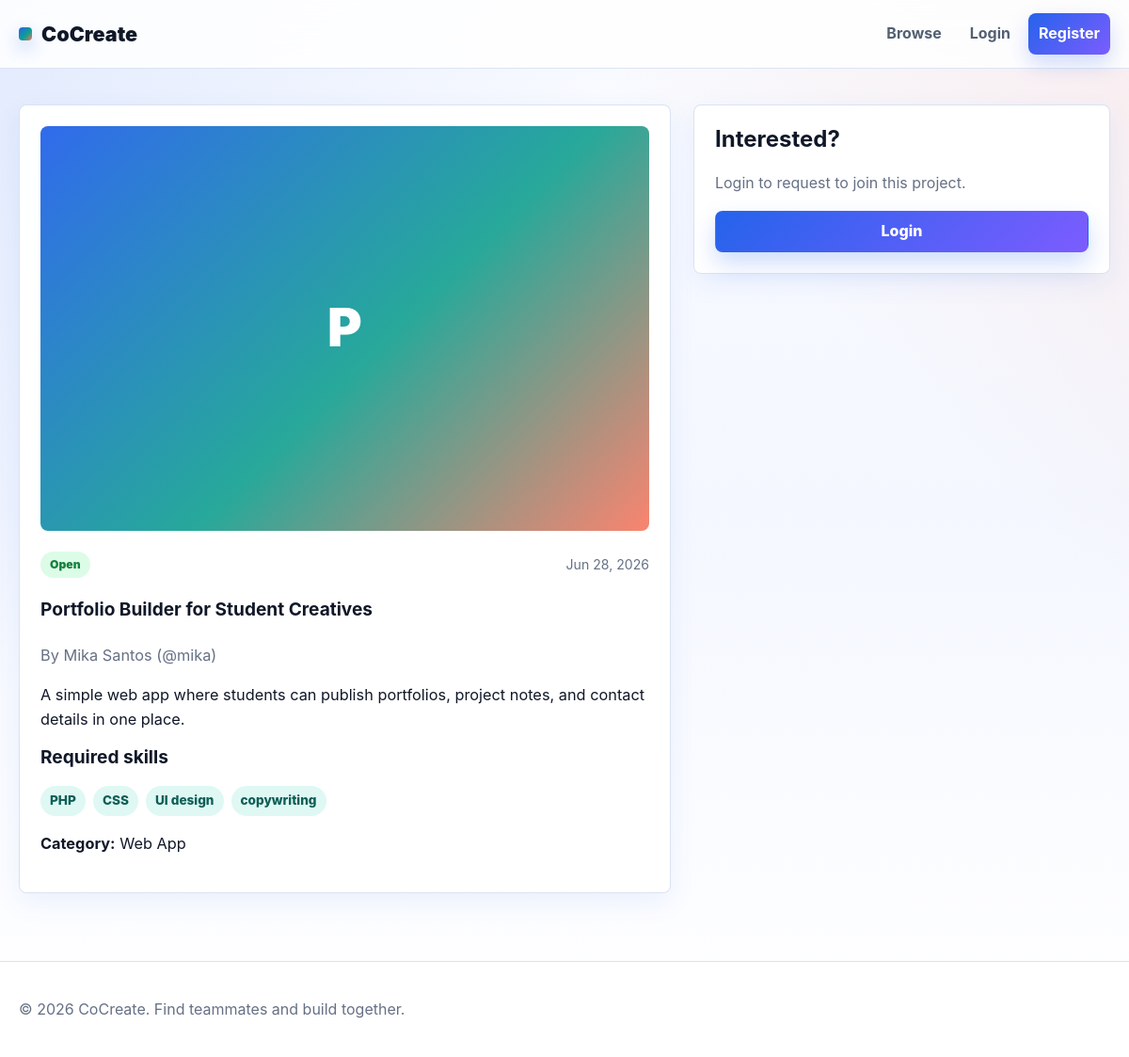
The page /pages/project.php?id=1 on the database its author committed.
### tables this page shows
CREATE TABLE projects (
  project_id INT UNSIGNED AUTO_INCREMENT PRIMARY KEY,
  user_id INT UNSIGNED NOT NULL,
  project_title VARCHAR(180) NOT NULL,
  description TEXT NOT NULL,
  required_skills TEXT NOT NULL,
  category VARCHAR(120) NOT NULL,
  project_status ENUM('open', 'in_progress', 'completed') NOT NULL DEFAULT 'open',
  project_image VARCHAR(255) DEFAULT NULL,
  created_at TIMESTAMP NOT NULL DEFAULT CURRENT_TIMESTAMP,
  CONSTRAINT fk_projects_user
    FOREIGN KEY (user_id) REFERENCES users(user_id)
    ON DELETE CASCADE ON UPDATE CASCADE
);

CREATE TABLE users (
  user_id INT UNSIGNED AUTO_INCREMENT PRIMARY KEY,
  firstname VARCHAR(80) NOT NULL,
  lastname VARCHAR(80) NOT NULL,
  username VARCHAR(80) NOT NULL UNIQUE,
  email VARCHAR(160) NOT NULL UNIQUE,
  password_hash VARCHAR(255) NOT NULL,
  profile_picture VARCHAR(255) DEFAULT NULL,
  skills TEXT DEFAULT NULL,
  interests TEXT DEFAULT NULL,
  bio TEXT DEFAULT NULL,
  role ENUM('user', 'admin') NOT NULL DEFAULT 'user',
  status ENUM('active', 'disabled') NOT NULL DEFAULT 'active',
  created_at TIMESTAMP NOT NULL DEFAULT CURRENT_TIMESTAMP
);

### includes/session.php (called while the page is built, shortened)
<?php
function is_logged_in(): bool
{
    return isset($_SESSION['user_id']);
}
function e($value): string
{
    return htmlspecialchars((string)($value ?? ''), ENT_QUOTES, 'UTF-8');
}
function status_label(string $status): string
{
    return ucwords(str_replace('_', ' ', $status));
}

### pages/project.php (the view, shortened to what this page needs)
<?php
require_once __DIR__ . '/../includes/session.php';
require_once __DIR__ . '/../includes/db.php';
$id = (int)($_GET['id'] ?? 0);
$stmt = $pdo->prepare('SELECT p.*, u.username, u.firstname, u.lastname, u.skills AS owner_skills FROM projects p JOIN users u ON u.user_id = p.user_id WHERE p.project_id = ?');
$stmt->execute([$id]);
$project = $stmt->fetch();
    ?>
<?php
$existingRequest = null;
require_once __DIR__ . '/../includes/header.php';
?>
<article class="detail-layout">
  <section class="card detail-card">
    <?php if (!empty($project['project_image'])): ?>
      <img class="detail-image" src="../<?= e($project['project_image']) ?>" alt="<?= e($project['project_title']) ?>">
    <?php else: ?>
      <div class="detail-image detail-image-placeholder"><?= e(substr($project['project_title'], 0, 1)) ?></div>
    <?php endif; ?>
    <div class="card-meta">
      <span class="status status-<?= e($project['project_status']) ?>"><?= e(status_label($project['project_status'])) ?></span>
      <span><?= e(date('M j, Y', strtotime($project['created_at']))) ?></span>
    </div>
    <h1><?= e($project['project_title']) ?></h1>
    <p class="muted">By <?= e($project['firstname'] . ' ' . $project['lastname']) ?> (@<?= e($project['username']) ?>)</p>
    <p><?= nl2br(e($project['description'])) ?></p>
    <h3>Required skills</h3>
    <div class="tag-row">
      <?php foreach (array_filter(array_map('trim', explode(',', $project['required_skills']))) as $skill): ?>
        <span class="tag"><?= e($skill) ?></span>
      <?php endforeach; ?>
    </div>
    <p><strong>Category:</strong> <?= e($project['category']) ?></p>
  </section>
  <aside class="card action-card">
    <?php if (!is_logged_in()): ?>
      <h2>Interested?</h2>
      <p class="muted">Login to request to join this project.</p>
      <a class="btn btn-primary full" href="login.php">Login</a>
    <?php elseif ($existingRequest): ?>
      <h2>Request sent</h2>
      <p>Status: <span class="status status-<?= e($existingRequest['request_status']) ?>"><?= e(status_label($existingRequest['request_status'])) ?></span></p>
    <?php endif; ?>
  </aside>
</article>
<?php
require_once __DIR__ . '/../includes/footer.php';
?>

### assets/css/styles.css (style rules this page uses)
:root { --bg: #f4f7ff; --bg-warm: #fff7f1; --surface: #ffffff; --surface-soft: #f8fbff; --ink: #101828; --muted: #667085; --line: #d9e2f2; --primary: #2563eb; --primary-dark: #1e40af; --secondary: #0f9f8f; --secondary-dark: #0f766e; --coral: #f9735b; --lavender: #7c5cff; --danger: #dc2626; --warning: #b45309; --success: #15803d; --shadow: 0 18px 48px rgba(16, 24, 40, 0.1); --shadow-soft: 0 10px 28px rgba(37, 99, 235, 0.08); --radius: 8px; }
* { box-sizing: border-box; }
body { margin: 0; min-height: 100vh; color: var(--ink); background: linear-gradient(135deg, rgba(37, 99, 235, 0.11), transparent 32%), linear-gradient(225deg, rgba(249, 115, 91, 0.1), transparent 28%), linear-gradient(180deg, #f9fbff 0%, var(--bg) 48%, #ffffff 100%); font-family: Inter, ui-sans-serif, system-ui, -apple-system, BlinkMacSystemFont, "Segoe UI", sans-serif; line-height: 1.6; }
a { color: var(--primary); text-decoration: none; }
.muted { color: var(--muted); }
.card, .stat, .empty-state, .filter-bar, .table-wrap { border: 1px solid rgba(217, 226, 242, 0.95); border-radius: var(--radius); background: rgba(255, 255, 255, 0.96); box-shadow: var(--shadow-soft); }
.card { padding: 22px; }
.card h2, .card h3 { margin-top: 0; line-height: 1.18; }
.project-image-placeholder, .detail-image-placeholder, .table-project span { display: grid; place-items: center; color: #fff; background: linear-gradient(135deg, rgba(37, 99, 235, 0.95), rgba(15, 159, 143, 0.9) 55%, rgba(249, 115, 91, 0.88)); font-size: 3.5rem; font-weight: 950; text-transform: uppercase; }
.detail-image, .detail-image-placeholder { width: 100%; height: min(430px, 48vw); min-height: 260px; margin-bottom: 22px; border-radius: var(--radius); object-fit: cover; }
.card-meta { display: flex; align-items: center; justify-content: space-between; gap: 12px; color: var(--muted); font-size: 0.88rem; }
.tag-row { display: flex; flex-wrap: wrap; gap: 8px; }
.tag { display: inline-flex; align-items: center; min-height: 30px; padding: 5px 10px; border-radius: 999px; color: #0d5f56; background: #dff8f4; font-size: 0.85rem; font-weight: 850; }
.status { display: inline-flex; align-items: center; min-height: 28px; padding: 4px 10px; border-radius: 999px; font-size: 0.76rem; font-weight: 900; text-transform: capitalize; }
.status-open, .status-accepted, .status-active { color: var(--success); background: #dcfce7; }
.btn { display: inline-flex; align-items: center; justify-content: center; min-height: 44px; padding: 10px 16px; border: 1px solid transparent; border-radius: var(--radius); cursor: pointer; font: inherit; font-weight: 850; line-height: 1.1; text-decoration: none; transition: transform 0.16s ease, box-shadow 0.16s ease, background 0.16s ease; }
.btn-primary { color: #fff; background: linear-gradient(135deg, var(--primary), var(--lavender)); box-shadow: 0 12px 24px rgba(37, 99, 235, 0.22); }
.full { width: 100%; }
.detail-layout, .profile-layout, .admin-grid { display: grid; grid-template-columns: minmax(0, 1.22fr) minmax(280px, 0.78fr); gap: 24px; align-items: start; }
.detail-card { font-size: 1.02rem; }
.action-card { position: sticky; top: 94px; }

### rows shown on the page
projects: project_title "P", project_status "Open", created_at "Jun 28, 2026", project_title "Portfolio Builder for Student Creatives", user.lastname "Mika Santos", user.username "mika", description "A simple web app where students can publish portfolios, project notes, and contact details in one place.", required_skills "PHP", required_skills "CSS", required_skills "UI design", required_skills "copywriting", category "Web App"
